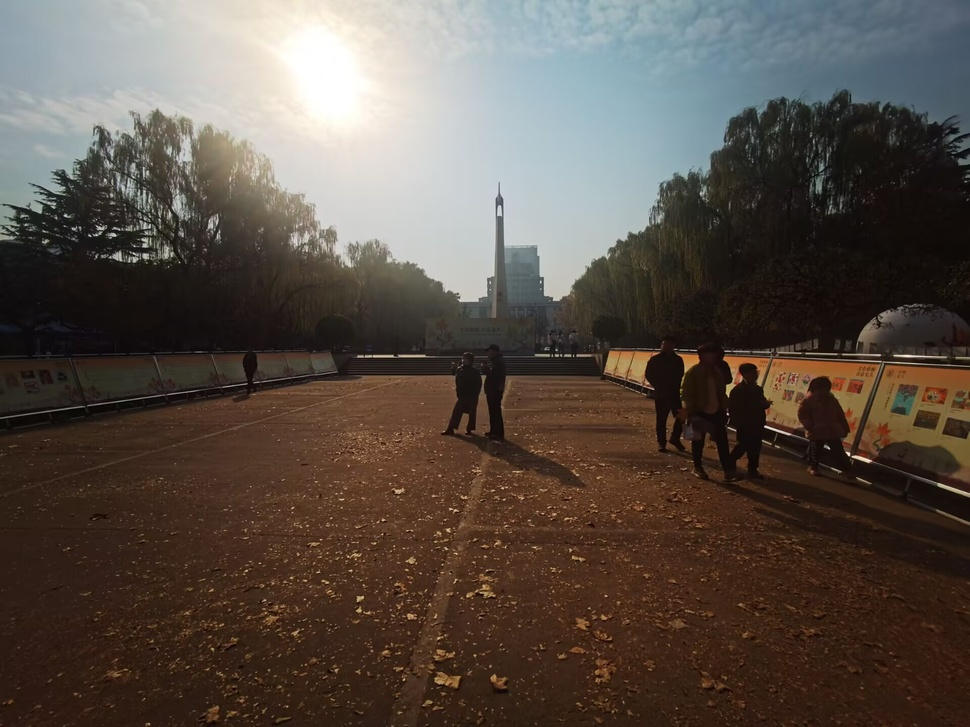
#> input picture image_user/1.jpg, 970 x 727 px, shrunk from 1920 x 1440 before the run
$ python -i utils.py   (imports and definitions only)
#> lines starting #> are read from the running program, lines starting #| are printed output that depends on the picture; after the words box and inside, x2 and y2 are one past the last pixel; in counts of white or black regions, pixels touching at a corner belong together
#> further down, picture is the input picture: shape (727, 970, 3); mean B, G, R 71.3, 79.4, 89.5
import numpy as np
import cv2

# [13 lines left out: function crop_black_borders, not called in this run]

def crop_black_borders2(image):
    if len(image.shape) == 3 and image.shape[2] == 3:  # 彩色图像
        gray = cv2.cvtColor(image, cv2.COLOR_BGR2GRAY)
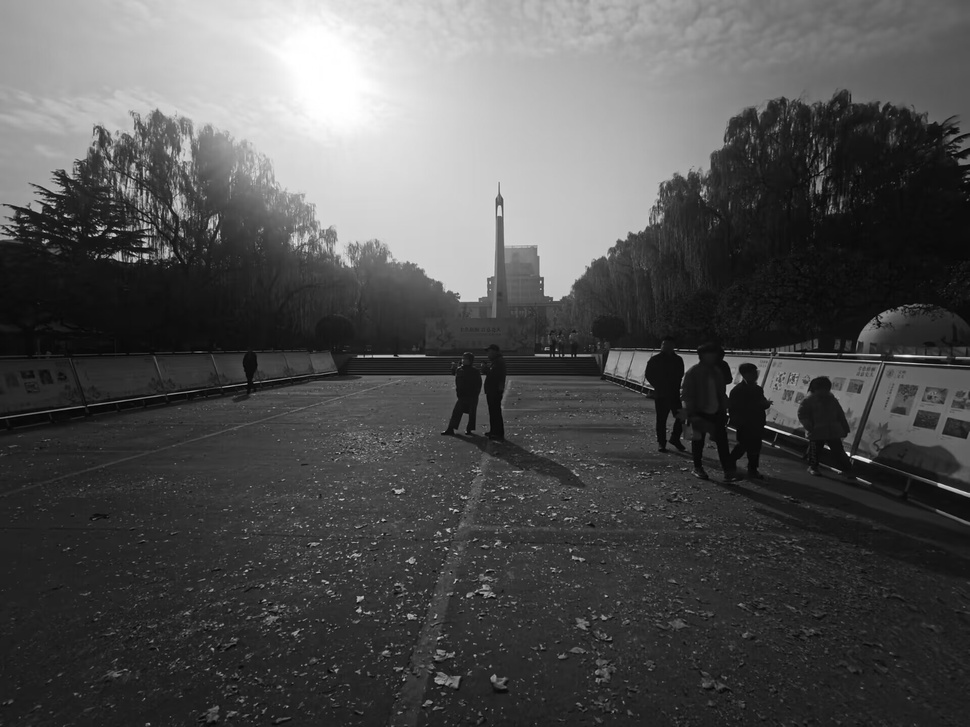
#> gray: shape (727, 970); min 1, max 255, mean 81.5
    elif len(image.shape) == 2:  # 灰度图像
        gray = image
    else:
        raise ValueError("Unsupported image format")
    # 调整二值化阈值
    _, thresh = cv2.threshold(gray, 1, 255, cv2.THRESH_BINARY)
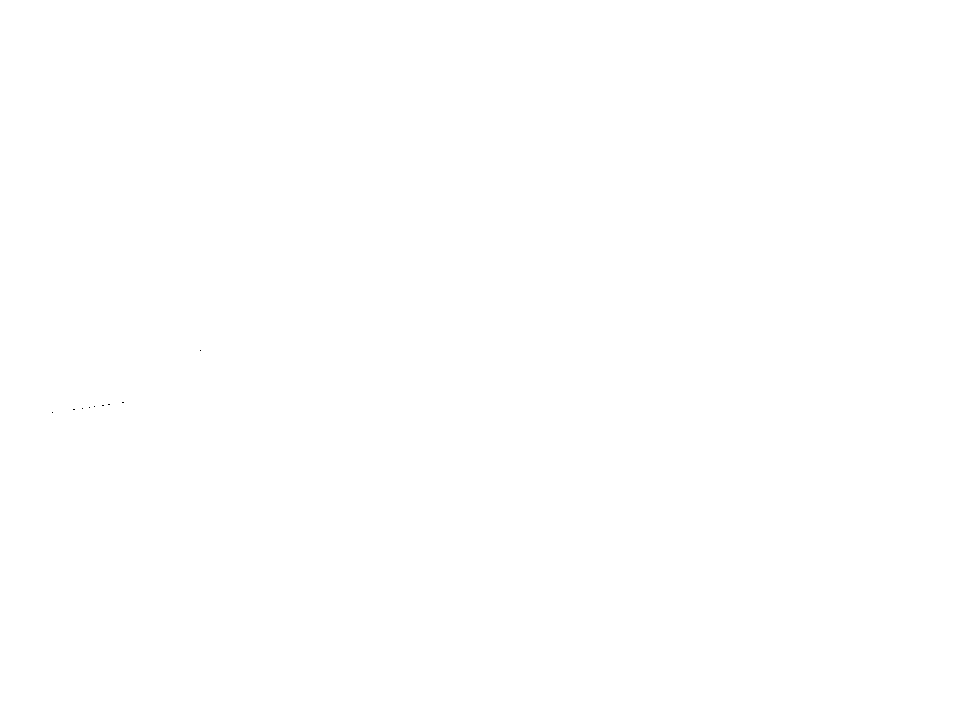
#> thresh: shape (727, 970); 100% white; black in thin lines or dots, all inside (x1, y1, x2, y2) = (52, 350, 201, 413)
    # 使用形态学操作
    kernel = np.ones((5, 5), np.uint8)
    opening = cv2.morphologyEx(thresh, cv2.MORPH_OPEN, kernel, iterations=2)

    # 寻找轮廓
    contours, _ = cv2.findContours(opening, cv2.RETR_EXTERNAL, cv2.CHAIN_APPROX_SIMPLE)
#> contours = [[[0, 0], [0, 726], [969, 726], [969, 0]]]

    if contours:
        x, y, w, h = cv2.boundingRect(max(contours, key=cv2.contourArea))
#> x = 0; y = 0; w = 970; h = 727
        return image[y:y+h, x:x+w]
    return image

class Stitcher:
	# [42 lines left out: functions stitch, extract_features, match_features_bf, estimate_transform, not called in this run]

>>> import cv2
>>> picture = cv2.imread('image_user/1.jpg')
>>> result = crop_black_borders2(picture)

$ run again, on image_user/2.jpg
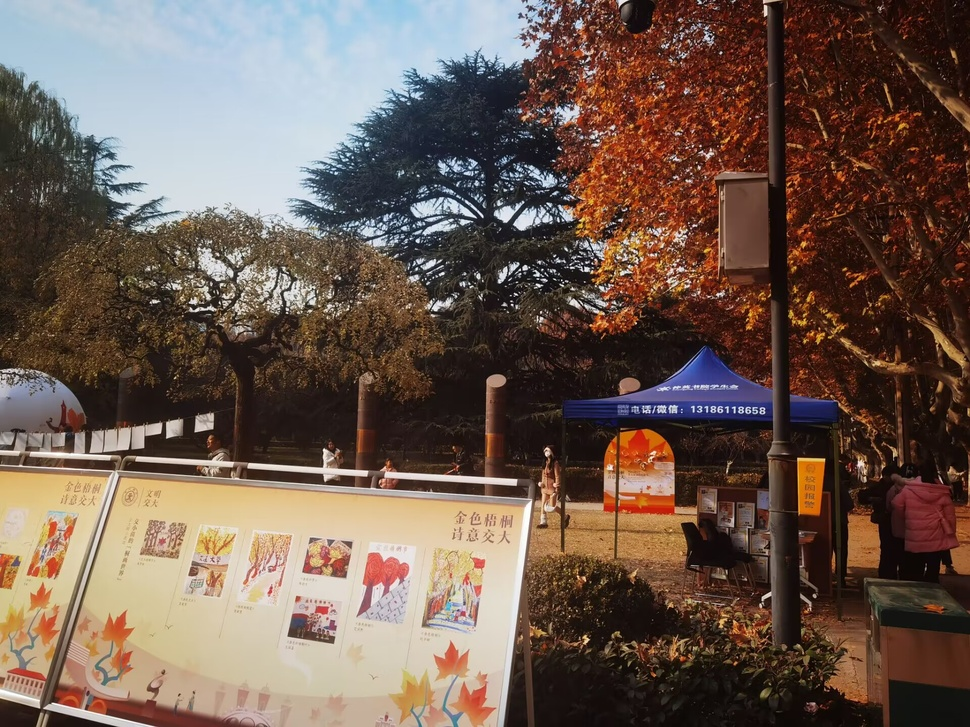
#> input picture image_user/2.jpg, 970 x 727 px, shrunk from 1920 x 1440 before the run
#> picture is the input picture: shape (727, 970, 3); mean B, G, R 80.5, 91.1, 110.3
#> in crop_black_borders2, `gray = cv2.cvtColor(image, cv2.COLOR_BGR2GRAY)`:
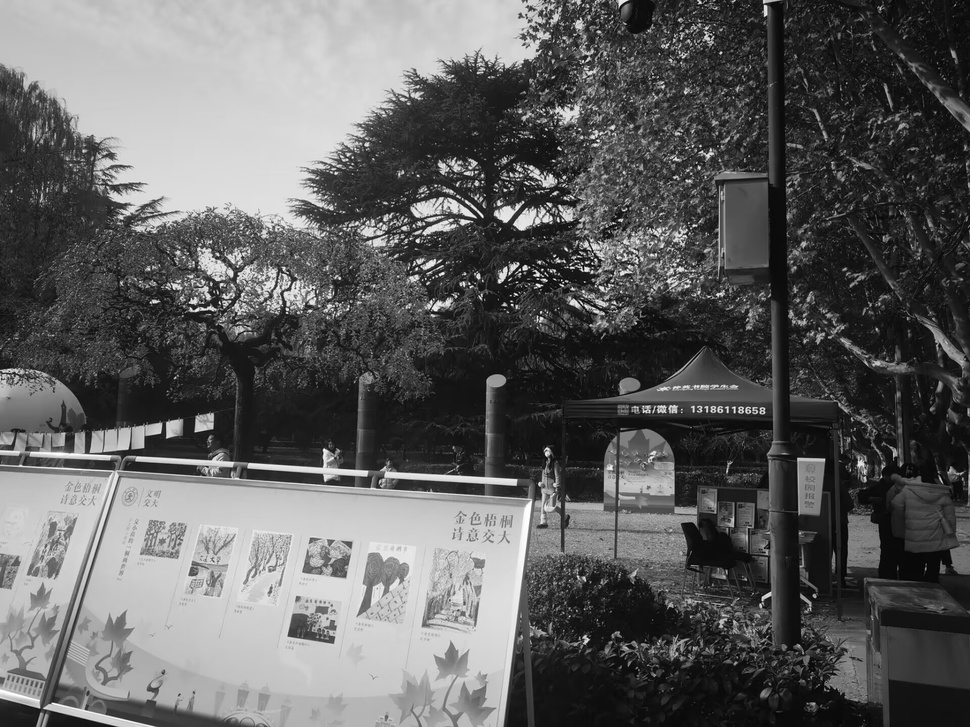
#> gray: shape (727, 970); min 1, max 255, mean 95.6
#> thresh: shape (727, 970); 100% white; black in thin lines or dots, all inside (x1, y1, x2, y2) = (540, 274, 564, 289)
#> contours = [[[0, 0], [0, 726], [969, 726], [969, 0]]]
#> x = 0; w = 970; h = 727

$ run again, on image_user/3.jpg
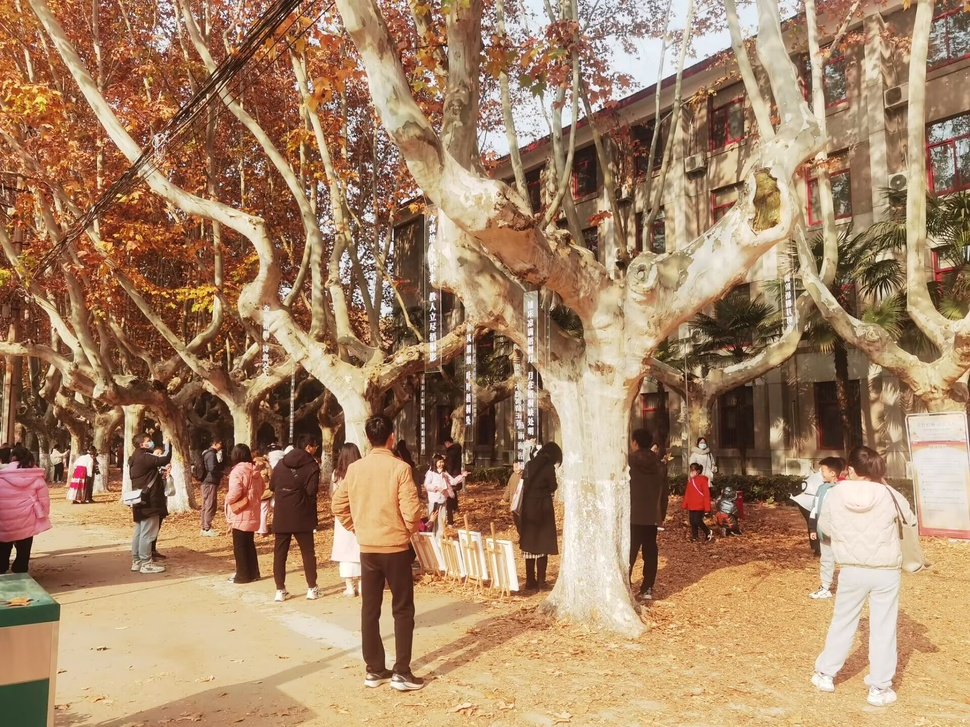
#> input picture image_user/3.jpg, 970 x 727 px, shrunk from 1920 x 1440 before the run
#> picture is the input picture: shape (727, 970, 3); mean B, G, R 102.1, 133.2, 166.6
#> in crop_black_borders2, `gray = cv2.cvtColor(image, cv2.COLOR_BGR2GRAY)`:
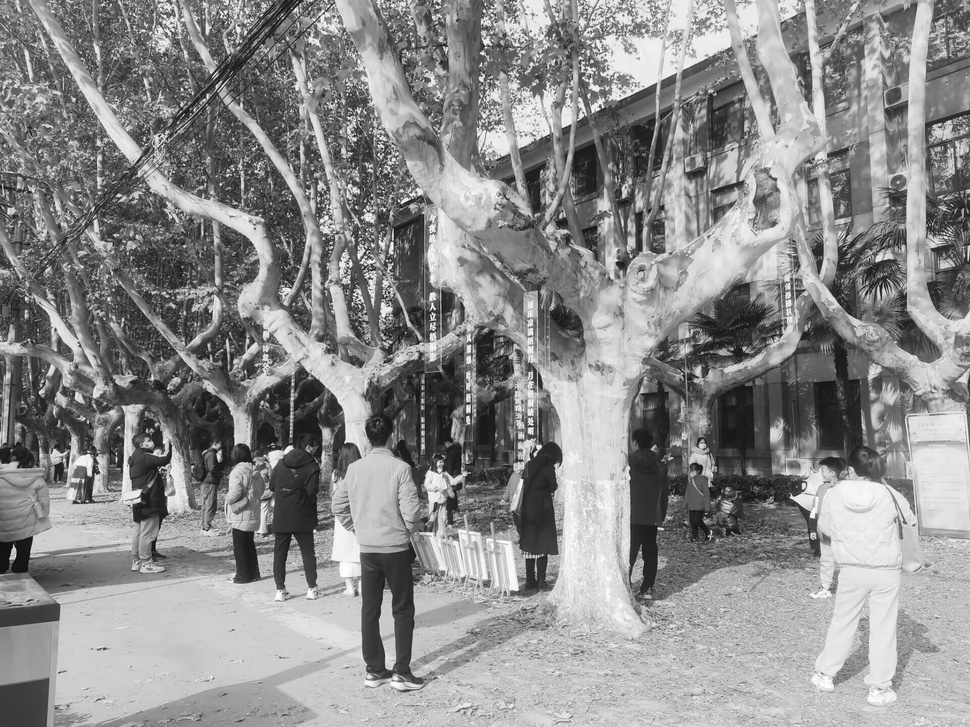
#> gray: shape (727, 970); min 7, max 254, mean 139.6
#> thresh: shape (727, 970); every value is 255
#> contours = [[[0, 0], [0, 726], [969, 726], [969, 0]]]
#> x = 0; w = 970; h = 727

$ run again, on image_user/4.jpg
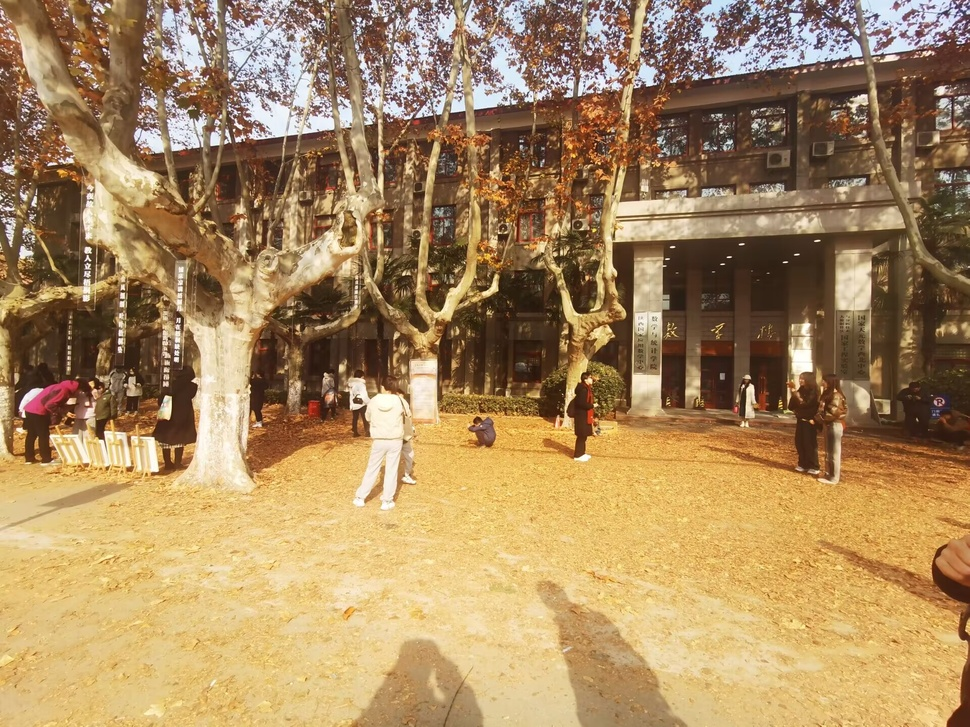
#> input picture image_user/4.jpg, 970 x 727 px, shrunk from 1920 x 1440 before the run
#> picture is the input picture: shape (727, 970, 3); mean B, G, R 95.2, 137.4, 168.4
#> in crop_black_borders2, `gray = cv2.cvtColor(image, cv2.COLOR_BGR2GRAY)`:
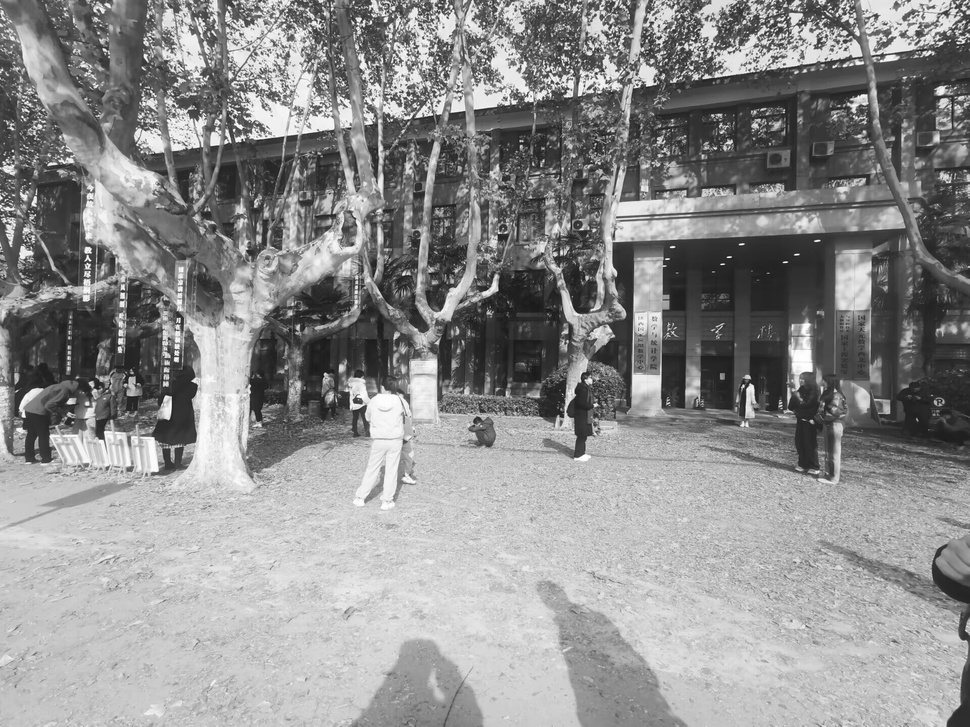
#> gray: shape (727, 970); min 18, max 255, mean 141.8
#> thresh: shape (727, 970); every value is 255
#> contours = [[[0, 0], [0, 726], [969, 726], [969, 0]]]
#> x = 0; w = 970; h = 727
